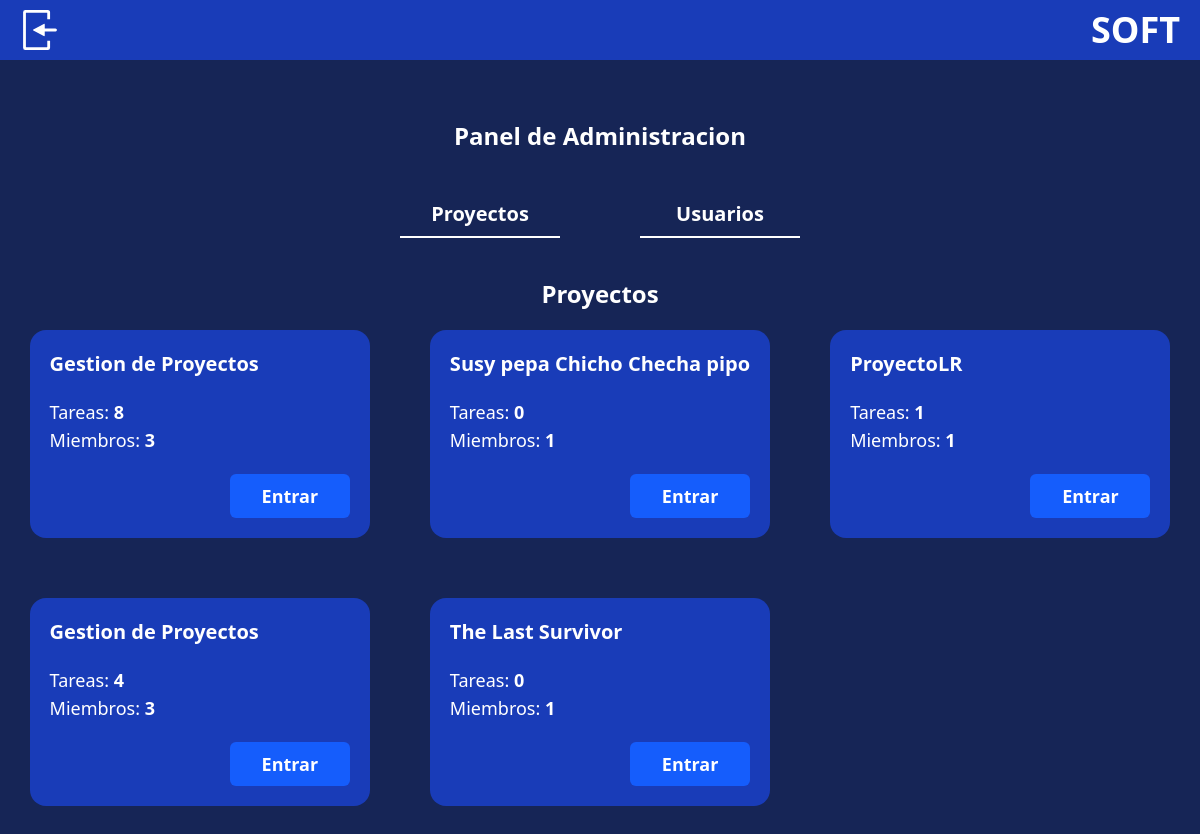
Page /panelAdmin/proyectos (signed in) on the earlier database version.
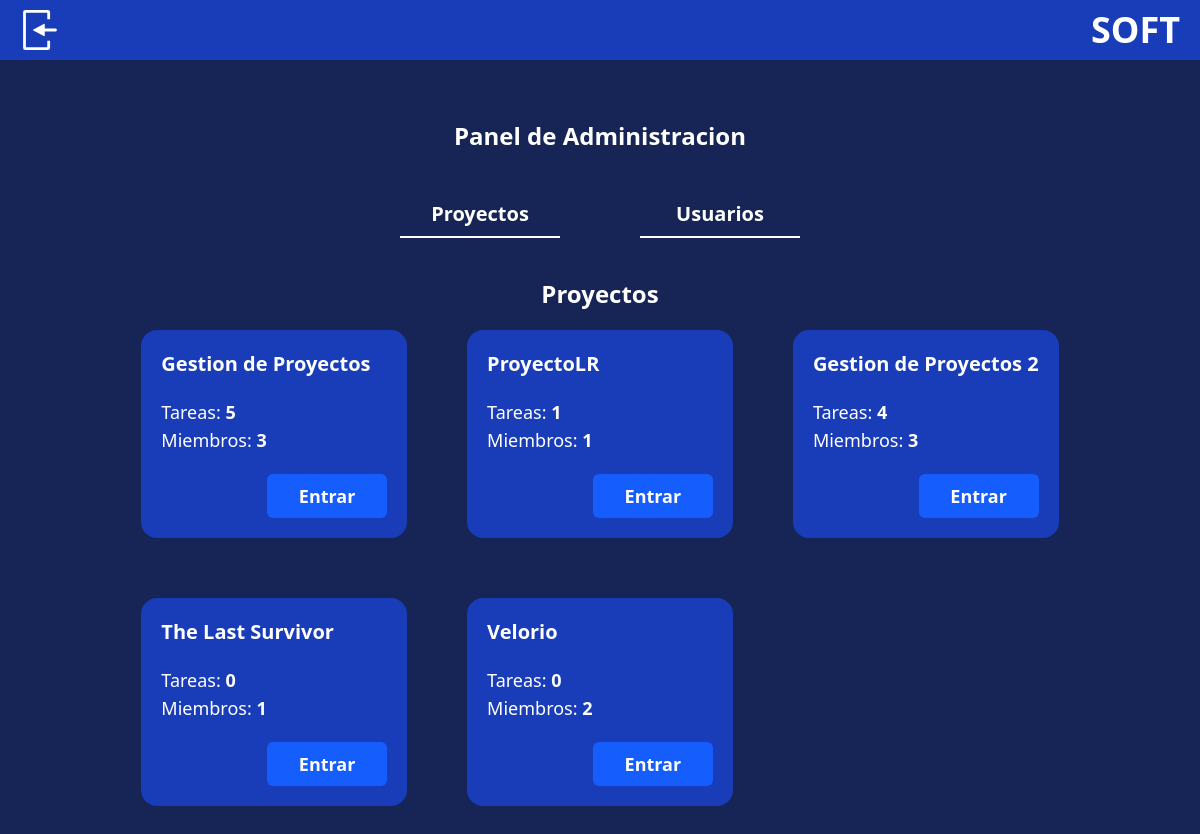
Same page on the later database version.
### GestionProyecto/models.py (models this page shows)
class miembros_proyecto(models.Model):
    id_proyecto = models.ForeignKey(Proyectos, on_delete=models.CASCADE)
    usuario = models.ForeignKey(Usuarios, on_delete=models.CASCADE)
    is_admin = models.BooleanField(default=False)

class Proyectos(models.Model):
    id_proyecto = models.AutoField(primary_key=True)
    nombre = models.CharField(max_length=100)
    estado = models.BooleanField(default=True)
    fecha_creacion = models.DateTimeField(auto_now_add=True)
    fecha_modificacion = models.DateTimeField(auto_now=True)

### GestionProyecto/views.py (the view)
# urls.py: path("panelAdmin/proyectos", views.ProyectosAdmin, name='PAdminProyectos'),
def ProyectosAdmin(request):
    if not request.user.is_authenticated and not request.user.is_staff:
        return redirect('Inicio')
    allProyectos = miembros_proyecto.objects.values('id_proyecto_id').distinct()
    proyectos = []
    for proyecto in allProyectos:
        search = miembros_proyecto.objects.filter(id_proyecto_id=proyecto['id_proyecto_id']).first()
        proyectos.append(search)
    datosProyecto = {}
    print(proyectos)
    for proy in proyectos:
        datosProyecto[proy.id_proyecto] = {
            'TareasTotal': tareas_proyecto.objects.filter(id_proyecto=proy.id_proyecto).count(),
            'MiembrosTotal': miembros_proyecto.objects.filter(id_proyecto=proy.id_proyecto).count(),
        }
    return render(request, 'admin/ProyectosAdmin.html', {
        'proyectos': proyectos,
        'datosProyecto': datosProyecto.items(),
    })

### GestionProyecto/templates/admin/ProyectosAdmin.html
{% extends "admin.html" %}
{% block OpcionesAdmin %}
<h2 class="text-center text-2xl font-bold">Proyectos</h2>
<article class="grid my-5 gap-15 md:grid-cols-2 lg:grid-cols-3 2xl:grid-cols-4">
    {% for proyecto in proyectos %}
    <div class="bg-blue-800 w-full h-max rounded-2xl p-5">
            <h4 class="text-xl font-bold mb-5">{{ proyecto.id_proyecto.nombre }}</h4>
            {% for datos in datosProyecto %}
                {% if proyecto.id_proyecto == datos.0 %}
                    <span class="text-lg font-medium">Tareas: <strong>{{datos.1.TareasTotal}}</strong> </span>
                    <p class="text-lg font-medium">Miembros: <strong>{{datos.1.MiembrosTotal}}</strong> </p>
                {% endif %}
            {% endfor %}
            <div class="w-full flex flex-row-reverse">
                <a href='{% url "ProyectoTablero" proyecto.id_proyecto.id_proyecto %}' class="botonStyle w-30 mt-5 text-center">Entrar</a>
            </div>
        </div>
    {% endfor %}
</article>
{% endblock OpcionesAdmin %}

Differences in the rows shown:
removed miembros_proyecto: id_proyecto.nombre "Susy pepa Chicho Checha pipo"
no longer on this page (row unchanged): Proyectos: datos "0", estado "1", shown under "Susy pepa Chicho Checha pipo"
computed for Proyectos (number 1 of 5 on the later page): id_proyecto "8" → "5"
changed through a linked row, miembros_proyecto: id_proyecto.nombre "Gestion de Proyectos" → "Gestion de Proyectos 2"
added miembros_proyecto: id_proyecto.nombre "Velorio"
added Proyectos: datos "0", datos "2", shown under "Velorio"
